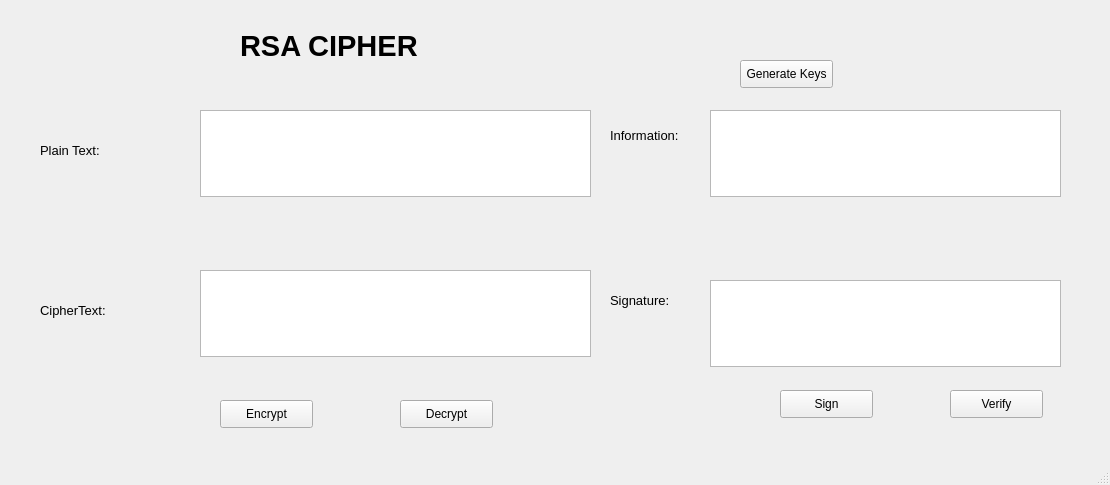
<?xml version="1.0" encoding="UTF-8"?>
<ui version="4.0">
 <class>MainWindow</class>
 <widget class="QMainWindow" name="MainWindow">
  <property name="geometry">
   <rect>
    <x>0</x>
    <y>0</y>
    <width>1110</width>
    <height>485</height>
   </rect>
  </property>
  <property name="windowTitle">
   <string>RSA Cipher</string>
  </property>
  <widget class="QWidget" name="centralwidget">
   <widget class="QLabel" name="label">
    <property name="geometry">
     <rect>
      <x>240</x>
      <y>20</y>
      <width>231</width>
      <height>51</height>
     </rect>
    </property>
    <property name="font">
     <font>
      <pointsize>22</pointsize>
      <weight>75</weight>
      <bold>true</bold>
     </font>
    </property>
    <property name="text">
     <string>RSA CIPHER</string>
    </property>
   </widget>
   <widget class="QLabel" name="label_2">
    <property name="geometry">
     <rect>
      <x>40</x>
      <y>140</y>
      <width>81</width>
      <height>21</height>
     </rect>
    </property>
    <property name="font">
     <font>
      <pointsize>10</pointsize>
      <weight>50</weight>
      <bold>false</bold>
     </font>
    </property>
    <property name="text">
     <string>Plain Text:</string>
    </property>
   </widget>
   <widget class="QLabel" name="label_3">
    <property name="geometry">
     <rect>
      <x>40</x>
      <y>300</y>
      <width>91</width>
      <height>21</height>
     </rect>
    </property>
    <property name="font">
     <font>
      <pointsize>10</pointsize>
      <weight>50</weight>
      <bold>false</bold>
     </font>
    </property>
    <property name="text">
     <string>CipherText:</string>
    </property>
   </widget>
   <widget class="QLabel" name="label_4">
    <property name="geometry">
     <rect>
      <x>610</x>
      <y>120</y>
      <width>101</width>
      <height>31</height>
     </rect>
    </property>
    <property name="font">
     <font>
      <pointsize>10</pointsize>
      <weight>50</weight>
      <bold>false</bold>
     </font>
    </property>
    <property name="text">
     <string>Information:</string>
    </property>
   </widget>
   <widget class="QLabel" name="label_5">
    <property name="geometry">
     <rect>
      <x>610</x>
      <y>290</y>
      <width>81</width>
      <height>21</height>
     </rect>
    </property>
    <property name="font">
     <font>
      <pointsize>10</pointsize>
      <weight>50</weight>
      <bold>false</bold>
     </font>
    </property>
    <property name="text">
     <string>Signature:</string>
    </property>
   </widget>
   <widget class="QPushButton" name="btn_gen_keys">
    <property name="geometry">
     <rect>
      <x>740</x>
      <y>60</y>
      <width>93</width>
      <height>28</height>
     </rect>
    </property>
    <property name="text">
     <string>Generate Keys</string>
    </property>
   </widget>
   <widget class="QPushButton" name="btn_encrypt">
    <property name="geometry">
     <rect>
      <x>220</x>
      <y>400</y>
      <width>93</width>
      <height>28</height>
     </rect>
    </property>
    <property name="text">
     <string>Encrypt</string>
    </property>
   </widget>
   <widget class="QPushButton" name="btn_decrypt">
    <property name="geometry">
     <rect>
      <x>400</x>
      <y>400</y>
      <width>93</width>
      <height>28</height>
     </rect>
    </property>
    <property name="text">
     <string>Decrypt</string>
    </property>
   </widget>
   <widget class="QPushButton" name="btn_sign">
    <property name="geometry">
     <rect>
      <x>780</x>
      <y>390</y>
      <width>93</width>
      <height>28</height>
     </rect>
    </property>
    <property name="text">
     <string>Sign</string>
    </property>
   </widget>
   <widget class="QPushButton" name="btn_verify">
    <property name="geometry">
     <rect>
      <x>950</x>
      <y>390</y>
      <width>93</width>
      <height>28</height>
     </rect>
    </property>
    <property name="text">
     <string>Verify</string>
    </property>
   </widget>
   <widget class="QTextEdit" name="txt_plain_text">
    <property name="geometry">
     <rect>
      <x>200</x>
      <y>110</y>
      <width>391</width>
      <height>87</height>
     </rect>
    </property>
   </widget>
   <widget class="QTextEdit" name="txt_cipher_text">
    <property name="geometry">
     <rect>
      <x>200</x>
      <y>270</y>
      <width>391</width>
      <height>87</height>
     </rect>
    </property>
   </widget>
   <widget class="QTextEdit" name="txt_info">
    <property name="geometry">
     <rect>
      <x>710</x>
      <y>110</y>
      <width>351</width>
      <height>87</height>
     </rect>
    </property>
   </widget>
   <widget class="QTextEdit" name="txt_sign">
    <property name="geometry">
     <rect>
      <x>710</x>
      <y>280</y>
      <width>351</width>
      <height>87</height>
     </rect>
    </property>
   </widget>
  </widget>
  <widget class="QMenuBar" name="menubar">
   <property name="geometry">
    <rect>
     <x>0</x>
     <y>0</y>
     <width>1110</width>
     <height>26</height>
    </rect>
   </property>
  </widget>
  <widget class="QStatusBar" name="statusbar"/>
 </widget>
 <resources/>
 <connections/>
</ui>
